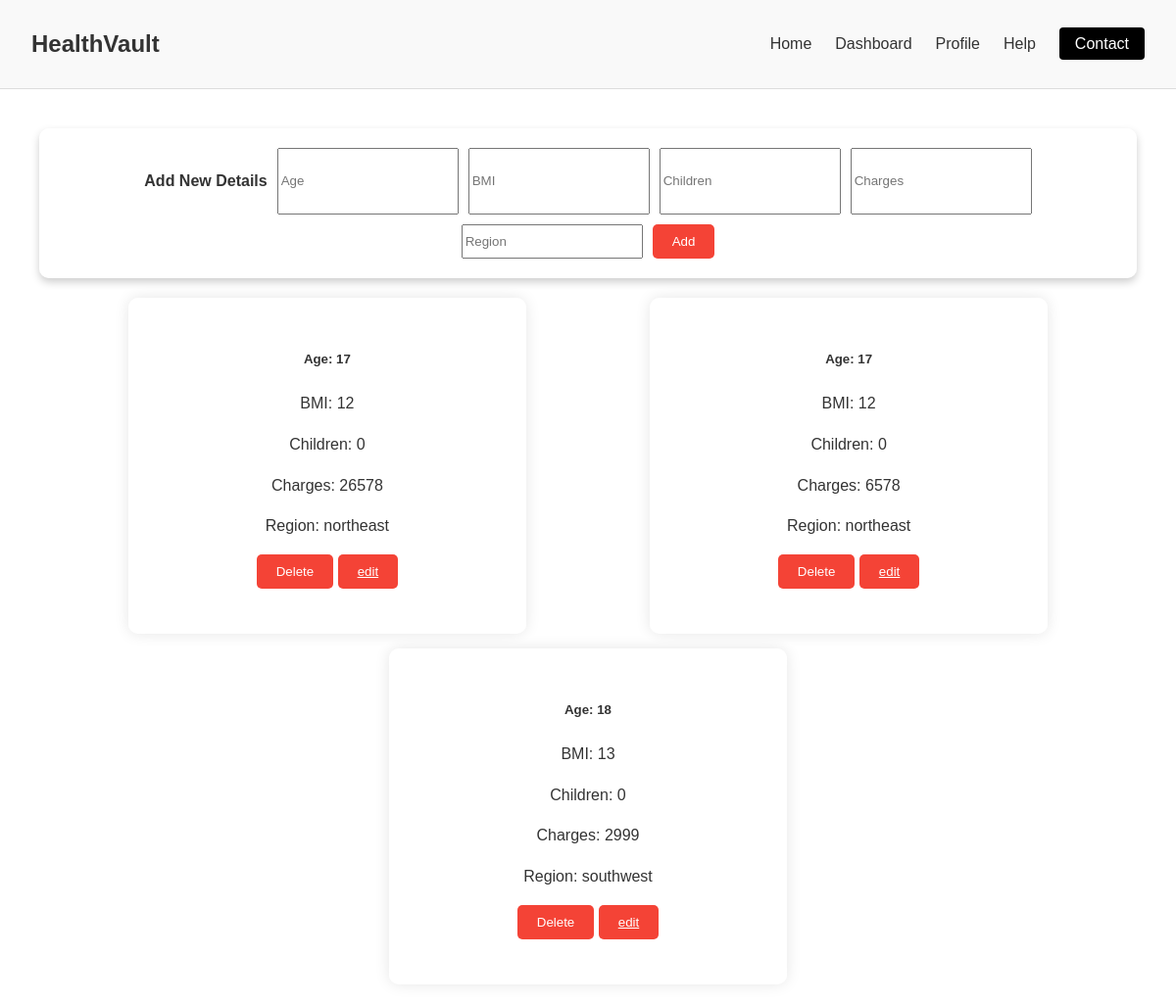
Before: / with the older database file.
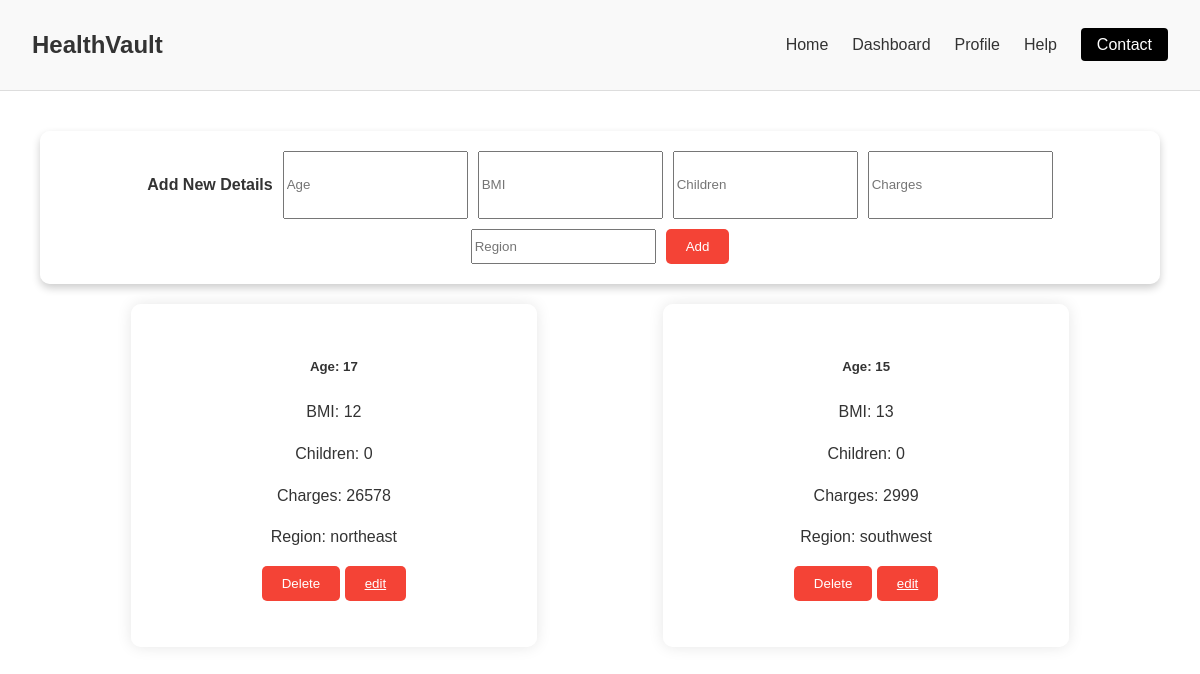
After: the same page with the newer database file.
### models/medic.py (models this page shows)
class Patients(db.Model):
    id = db.Column(db.Integer, primary_key=True)
    age = db.Column(db.Integer, nullable=False)
    bmi = db.Column(db.Integer, nullable=False)
    children = db.Column(db.Integer, nullable=False)
    charges = db.Column(db.Integer, nullable=False)
    region = db.Column(db.String(100), nullable=False)

### app.py (the view)
@app.route('/')
def index():
    patient = Patients.query.all()
    return render_template('index.html',  content=patient)

### templates/index.html (shortened to what this page needs)
{% extends 'base.html' %}
{% block content %}
<div class="container">
    <div class="add-form">
        <h4>Add New Details</h4>
        <input type="number" id="newAge" placeholder="Age">
        <input type="number" id="newBmi" placeholder="BMI">
        <input type="number" id="newChildren" placeholder="Children">
        <input type="number" id="newCharges" placeholder="Charges">
        <input type="text" id="newRegion" placeholder="Region">
        <button onclick="addPatient()">Add</button>
    </div>
    <div class="card-container">
        {% for patient in content %}
        <div class="card">
            <div class="card-body">
                <h5 class="card-title">Age: {{ patient.age }}</h5>
                <p class="card-text">BMI: {{ patient.bmi }}</p>
                <p class="card-text">Children: {{ patient.children }}</p>
                <p class="card-text">Charges: {{ patient.charges }}</p>
                <p class="card-text">Region: {{ patient.region }}</p>
                <p class="card-text">
                    <button onclick="confirmDelete({{ patient.id }})">Delete</button>
                    <button><a href="/update/{{patient.id}}">edit</a></button>
                </p>
            </div>
        </div>
        {% endfor %}
    </div>
</div>
{% endblock %}

### templates/base.html (shortened to what this page needs)
<!DOCTYPE html>
<html lang="en">
<head>
</head>
<body>
    <header>
        <div class="logo">
            <span>HealthVault</span>
        </div>
        <nav>
            <ul>
                <li><a href="/">Home</a></li>
                <li><a href="/dashboard">Dashboard</a></li>
                <li><a href="/patients">Profile</a></li>
                <li><a href="/help">Help</a></li>
                <li><a href="/contact" class="contact-btn">Contact</a></li>
            </ul>
        </nav>
    </header>
</body>
 </html>
  {% block content %} {%endblock%}

### templates/base.html (style rules this page uses)
body { font-family: Arial, sans-serif; margin: 0; padding: 0; color: #333; line-height: 1.6; }
header { display: flex; justify-content: space-between; align-items: center; padding: 1rem 2rem; background-color: #f9f9f9; border-bottom: 1px solid #ddd; }
header .logo span { font-size: 1.5rem; font-weight: bold; }
nav ul { list-style: none; display: flex; gap: 1.5rem; }
nav ul li a { text-decoration: none; color: #333; transition: color 0.3s; }
.contact-btn { background-color: #000; color: #fff; padding: 0.5rem 1rem; border-radius: 4px; }

### templates/index.html (style rules this page uses)
body { background-image: url('https://img.freepik.com/premium-photo/health-insurance-concept-reduce-medical-expenses-hand-flip-wood-cube-with-icon-healthcare-medical-coin-wood-background-copy-space_52701-34.jpg'); background-size: cover; background-position: center; background-attachment: fixed; height: 100vh; margin: 0; }
.container { max-width: 1200px; margin: auto; padding: 20px; }
.add-form { display: flex; flex-wrap: wrap; justify-content: center; gap: 10px; margin: 20px; box-shadow: 0 4px 8px 0 rgba(0, 0, 0, 0.2); padding: 20px; background-color: rgba(255, 255, 255, 0.6); border-radius: 10px; }
.card-container { display: flex; flex-wrap: wrap; justify-content: space-evenly; gap: 15px; }
.card { background-color: white; border-radius: 10px; background-color: rgba(255, 255, 255, 0.6); box-shadow: 0 0 15px rgba(0, 0, 0, 0.1); width: calc(33.33% - 20px); padding: 20px; text-align: center; transition: transform 0.3s; }
.card-body { padding: 10px; }
button { background-color: #f44336; color: white; border: none; padding: 10px 20px; cursor: pointer; border-radius: 5px; }
a { color: white; }

Changed rows visible on the page:
removed Patients: age "17", bmi "12", children "0", charges "6578", region "northeast"
changed Patients "southwest": age "18" → "15"
